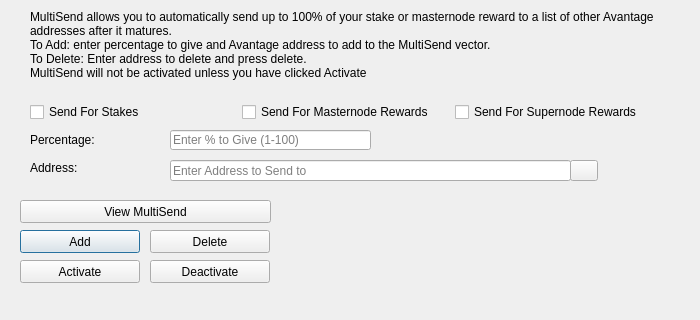
<?xml version="1.0" encoding="UTF-8"?>
<ui version="4.0">
 <class>MultiSendDialog</class>
 <widget class="QDialog" name="MultiSendDialog">
  <property name="windowModality">
   <enum>Qt::NonModal</enum>
  </property>
  <property name="geometry">
   <rect>
    <x>0</x>
    <y>0</y>
    <width>700</width>
    <height>320</height>
   </rect>
  </property>
  <property name="minimumSize">
   <size>
    <width>700</width>
    <height>320</height>
   </size>
  </property>
  <property name="windowTitle">
   <string>MultiSend</string>
  </property>
  <widget class="QLineEdit" name="multiSendPercentEdit">
   <property name="geometry">
    <rect>
     <x>170</x>
     <y>130</y>
     <width>201</width>
     <height>20</height>
    </rect>
   </property>
   <property name="toolTip">
    <string>Enter whole numbers 1 - 100</string>
   </property>
   <property name="placeholderText">
    <string>Enter % to Give (1-100)</string>
   </property>
  </widget>
  <widget class="QLineEdit" name="multiSendAddressEdit">
   <property name="geometry">
    <rect>
     <x>170</x>
     <y>160</y>
     <width>401</width>
     <height>21</height>
    </rect>
   </property>
   <property name="toolTip">
    <string/>
   </property>
   <property name="placeholderText">
    <string>Enter Address to Send to</string>
   </property>
  </widget>
  <widget class="QLabel" name="label_2">
   <property name="geometry">
    <rect>
     <x>30</x>
     <y>10</y>
     <width>641</width>
     <height>81</height>
    </rect>
   </property>
   <property name="lineWidth">
    <number>1</number>
   </property>
   <property name="text">
    <string>MultiSend allows you to automatically send up to 100% of your stake or masternode reward to a list of other Avantage addresses after it matures.
To Add: enter percentage to give and Avantage address to add to the MultiSend vector.
To Delete: Enter address to delete and press delete.
MultiSend will not be activated unless you have clicked Activate</string>
   </property>
   <property name="alignment">
    <set>Qt::AlignLeading|Qt::AlignLeft|Qt::AlignTop</set>
   </property>
   <property name="wordWrap">
    <bool>true</bool>
   </property>
  </widget>
  <widget class="QLabel" name="message">
   <property name="geometry">
    <rect>
     <x>290</x>
     <y>200</y>
     <width>381</width>
     <height>91</height>
    </rect>
   </property>
   <property name="text">
    <string/>
   </property>
  </widget>
  <widget class="QPushButton" name="addButton">
   <property name="geometry">
    <rect>
     <x>20</x>
     <y>230</y>
     <width>120</width>
     <height>23</height>
    </rect>
   </property>
   <property name="toolTip">
    <string/>
   </property>
   <property name="statusTip">
    <string>Add to MultiSend Vector</string>
   </property>
   <property name="text">
    <string>Add</string>
   </property>
  </widget>
  <widget class="QPushButton" name="disableButton">
   <property name="geometry">
    <rect>
     <x>150</x>
     <y>260</y>
     <width>120</width>
     <height>23</height>
    </rect>
   </property>
   <property name="statusTip">
    <string>Deactivate MultiSend</string>
   </property>
   <property name="text">
    <string>Deactivate</string>
   </property>
  </widget>
  <widget class="QPushButton" name="addressBookButton">
   <property name="geometry">
    <rect>
     <x>570</x>
     <y>160</y>
     <width>28</width>
     <height>21</height>
    </rect>
   </property>
   <property name="toolTip">
    <string>Choose an address from the address book</string>
   </property>
   <property name="text">
    <string/>
   </property>
   <property name="icon">
    <iconset resource="../avantage.qrc">
     <normaloff>:/icons/address-book</normaloff>:/icons/address-book</iconset>
   </property>
   <property name="shortcut">
    <string>Alt+A</string>
   </property>
   <property name="autoDefault">
    <bool>false</bool>
   </property>
  </widget>
  <widget class="QLabel" name="label">
   <property name="geometry">
    <rect>
     <x>30</x>
     <y>130</y>
     <width>121</width>
     <height>20</height>
    </rect>
   </property>
   <property name="toolTip">
    <string>Percentage of stake to send</string>
   </property>
   <property name="text">
    <string>Percentage:</string>
   </property>
  </widget>
  <widget class="QLabel" name="label_5">
   <property name="geometry">
    <rect>
     <x>30</x>
     <y>160</y>
     <width>111</width>
     <height>16</height>
    </rect>
   </property>
   <property name="toolTip">
    <string>Address to send portion of stake to</string>
   </property>
   <property name="text">
    <string>Address:</string>
   </property>
  </widget>
  <widget class="QPushButton" name="deleteButton">
   <property name="geometry">
    <rect>
     <x>150</x>
     <y>230</y>
     <width>120</width>
     <height>23</height>
    </rect>
   </property>
   <property name="toolTip">
    <string/>
   </property>
   <property name="statusTip">
    <string>Delete Address From MultiSend Vector</string>
   </property>
   <property name="text">
    <string>Delete</string>
   </property>
  </widget>
  <widget class="QPushButton" name="activateButton">
   <property name="geometry">
    <rect>
     <x>20</x>
     <y>260</y>
     <width>120</width>
     <height>23</height>
    </rect>
   </property>
   <property name="statusTip">
    <string>Activate MultiSend</string>
   </property>
   <property name="text">
    <string>Activate</string>
   </property>
  </widget>
  <widget class="QPushButton" name="viewButton">
   <property name="geometry">
    <rect>
     <x>20</x>
     <y>200</y>
     <width>251</width>
     <height>23</height>
    </rect>
   </property>
   <property name="toolTip">
    <string/>
   </property>
   <property name="statusTip">
    <string>View MultiSend Vector</string>
   </property>
   <property name="text">
    <string>View MultiSend</string>
   </property>
  </widget>
  <widget class="QWidget" name="horizontalLayoutWidget">
   <property name="geometry">
    <rect>
     <x>30</x>
     <y>100</y>
     <width>631</width>
     <height>24</height>
    </rect>
   </property>
   <layout class="QHBoxLayout" name="horizontalLayout">
    <item>
     <widget class="QCheckBox" name="multiSendStakeCheckBox">
      <property name="text">
       <string>Send For Stakes</string>
      </property>
     </widget>
    </item>
    <item>
     <widget class="QCheckBox" name="multiSendMasternodeCheckBox">
      <property name="text">
       <string>Send For Masternode Rewards</string>
      </property>
     </widget>
    </item>
    <item>
     <widget class="QCheckBox" name="multiSendSupernodeCheckBox">
      <property name="text">
       <string>Send For Supernode Rewards</string>
      </property>
     </widget>
    </item>
   </layout>
  </widget>
 </widget>
 <resources>
  <include location="../avantage.qrc"/>
 </resources>
 <connections/>
</ui>
